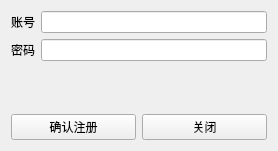
<?xml version="1.0" encoding="UTF-8"?>
<ui version="4.0">
 <class>Register</class>
 <widget class="QWidget" name="Register">
  <property name="geometry">
   <rect>
    <x>0</x>
    <y>0</y>
    <width>278</width>
    <height>151</height>
   </rect>
  </property>
  <property name="windowTitle">
   <string>Form</string>
  </property>
  <layout class="QGridLayout" name="gridLayout">
   <item row="0" column="0">
    <layout class="QVBoxLayout" name="verticalLayout">
     <item>
      <layout class="QHBoxLayout" name="horizontalLayout">
       <item>
        <widget class="QLabel" name="label">
         <property name="text">
          <string>账号</string>
         </property>
        </widget>
       </item>
       <item>
        <widget class="QLineEdit" name="newusername"/>
       </item>
      </layout>
     </item>
     <item>
      <layout class="QHBoxLayout" name="horizontalLayout_2">
       <item>
        <widget class="QLabel" name="label_2">
         <property name="text">
          <string>密码</string>
         </property>
        </widget>
       </item>
       <item>
        <widget class="QLineEdit" name="newuserpassword"/>
       </item>
      </layout>
     </item>
     <item>
      <widget class="QLabel" name="tips2">
       <property name="text">
        <string> </string>
       </property>
      </widget>
     </item>
     <item>
      <layout class="QHBoxLayout" name="horizontalLayout_3">
       <item>
        <widget class="QPushButton" name="registercom">
         <property name="text">
          <string>确认注册</string>
         </property>
        </widget>
       </item>
       <item>
        <widget class="QPushButton" name="closebutton">
         <property name="text">
          <string>关闭</string>
         </property>
        </widget>
       </item>
      </layout>
     </item>
    </layout>
   </item>
  </layout>
 </widget>
 <resources/>
 <connections/>
</ui>
